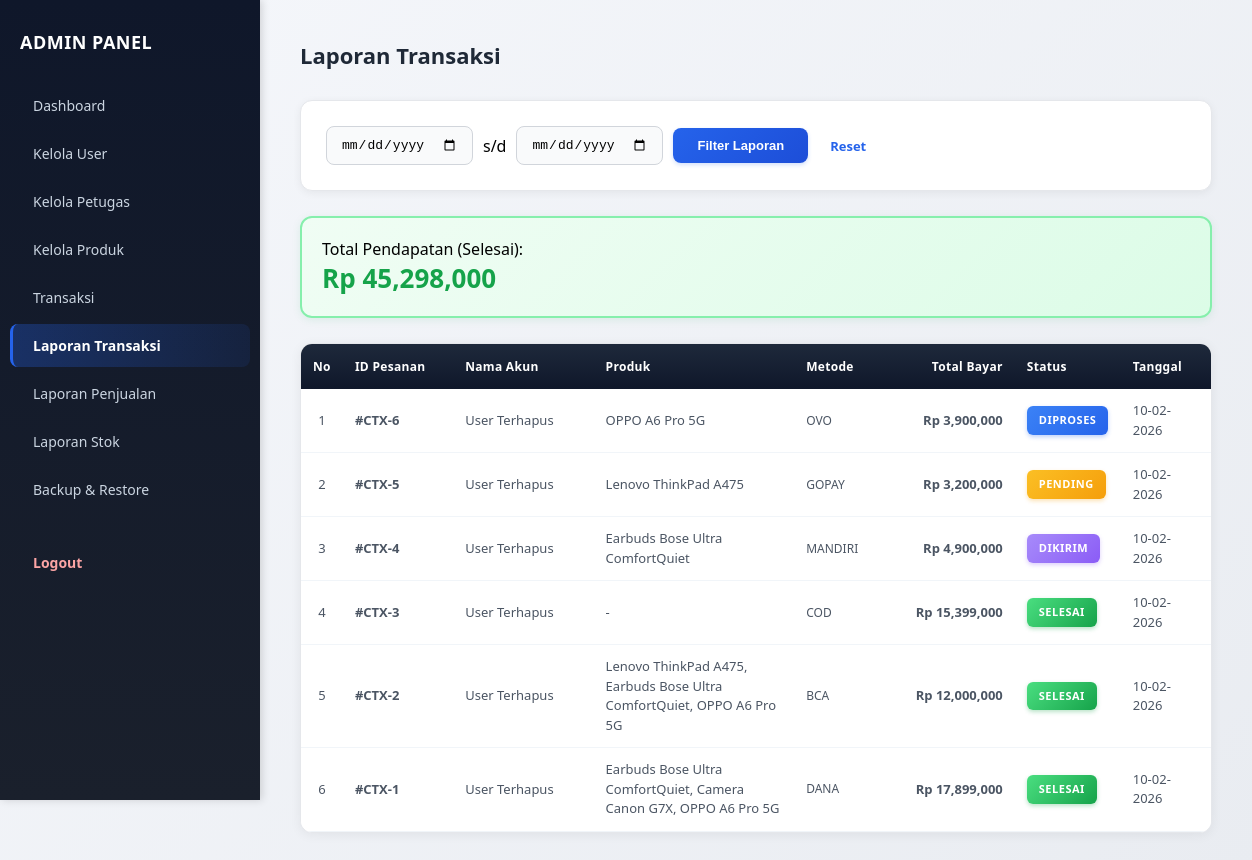
/admin/laporan_transaksi.php (signed in), run on the app's committed database.
### tables this page shows
CREATE TABLE `pesanan` (
  `id` int(11) NOT NULL,
  `user_id` int(11) DEFAULT NULL,
  `nama_penerima` varchar(100) DEFAULT NULL,
  `hp` varchar(20) DEFAULT NULL,
  `alamat` text DEFAULT NULL,
  `metode_bayar` varchar(50) DEFAULT NULL,
  `total_bayar` int(11) DEFAULT NULL,
  `status_pesanan` varchar(20) DEFAULT 'Pending',
  `tanggal_pesan` datetime DEFAULT current_timestamp()
);

### admin/laporan_transaksi.php (the view, shortened to what this page needs)
<?php
include __DIR__ . "/../config/database.php";
$dari   = isset($_GET['dari']) ? $_GET['dari'] : '';
$sampai = isset($_GET['sampai']) ? $_GET['sampai'] : '';
$where_clause = "";
$dataTransaksi = mysqli_query($conn, "SELECT pesanan.*, users.nama AS nama_akun
     FROM pesanan
     LEFT JOIN users ON pesanan.user_id = users.id
     $where_clause
     ORDER BY pesanan.id DESC");
$where_total = "WHERE status_pesanan='Selesai'";
$totalQuery = mysqli_query($conn, "SELECT SUM(total_bayar) AS total_rp FROM pesanan $where_total");
$res_total = mysqli_fetch_assoc($totalQuery);
$pendapatan = $res_total['total_rp'] ?? 0;
?>
<!DOCTYPE html>
<html lang="id">
<head>
</head>
<body>
    <div class="wrapper">
        <div class="sidebar">
            <h2>ADMIN PANEL</h2>
            <a href="dashboard.php">Dashboard</a>
            <a href="user.php">Kelola User</a>
            <a href="petugas.php">Kelola Petugas</a>
            <a href="produk.php">Kelola Produk</a>
            <a href="transaksi.php">Transaksi</a>
            <a href="laporan_transaksi.php" class="active">Laporan Transaksi</a>
            <a href="laporan_penjualan.php">Laporan Penjualan</a>
            <a href="laporan_stok.php">Laporan Stok</a>
            <a href="backup_restore.php">Backup & Restore</a>
            <a href="logout.php" class="logout-btn" onclick="return confirm('Apakah Anda yakin ingin logout?')">
                Logout
            </a>
        </div>
        <div class="content">
            <h1>Laporan Transaksi</h1>
            <div class="card-filter">
                <form method="get" style="display: flex; gap: 10px; align-items: center; flex-wrap: wrap;">
                    <input type="date" name="dari" value="<?= $dari ?>" required>
                    <span>s/d</span>
                    <input type="date" name="sampai" value="<?= $sampai ?>" required>
                    <button type="submit">Filter Laporan</button>
                    <a href="laporan_transaksi.php">Reset</a>
                </form>
            </div>
            <div class="total-box">Total Pendapatan (Selesai): <span>Rp <?= number_format($pendapatan) ?></span></div>
            <div class="table-wrapper">
            <table>
                <thead>
                <tr>
                    <th>No</th>
                    <th>ID Pesanan</th>
                    <th>Nama Akun</th>
                    <th style="width: 200px;">Produk</th>
                    <th>Metode</th>
                    <th style="text-align: right; width: 120px;">Total Bayar</th>
                    <th>Status</th>
                    <th>Tanggal</th>
                </tr>
                </thead>
                <tbody>
                <?php $no = 1;
                while ($t = mysqli_fetch_assoc($dataTransaksi)) :
                    $st_class = strtolower(str_replace(' ', '', $t['status_pesanan'] ?? 'pending'));
                ?>
                    <tr>
                        <td style="width: 40px; text-align: center;"><?= $no++ ?></td>
                        <td style="width: 110px;"><strong>#CTX-<?= $t['id'] ?></strong></td>
                        <td style="width: 140px;"><?= htmlspecialchars($t['nama_akun'] ?? 'User Terhapus') ?></td>
                        <td style="width: 200px; max-width: 200px; word-break: break-word;">
                            <?php
                            $produk_query = mysqli_query($conn, "SELECT produk.nama FROM pesanan_detail
                                LEFT JOIN produk ON pesanan_detail.produk_id = produk.id
                                WHERE pesanan_detail.pesanan_id = '{$t['id']}'\n                                ORDER BY pesanan_detail.id ASC");
                            $produk_list = [];
                            while ($p = mysqli_fetch_assoc($produk_query)) {
                                if ($p['nama']) {
                                    $produk_list[] = $p['nama'];
                                }
                            }
                            if (!empty($produk_list)) {
                                echo implode(', ', $produk_list);
                            } else {
                                echo '-';
                            }
                            ?>
                        </td>
                        <td style="width: 100px; font-size: 12px;"><?= htmlspecialchars($t['metode_bayar'] ?? '-') ?></td>
                        <td style="width: 120px; text-align: right; font-weight: 600;">Rp <?= number_format($t['total_bayar']) ?></td>
                        <td style="width: 100px;"><span class="status <?= $st_class ?>"><?= strtoupper($t['status_pesanan']) ?></span></td>
                        <td style="width: 90px;">
                            <?php
                            if (!empty($t['tanggal_pesan'])) {
                                echo date('d-m-Y', strtotime($t['tanggal_pesan']));
                            } else {
                                echo "-";
                            }
                            ?>
                        </td>
                    </tr>
                <?php endwhile; ?>
                </tbody>
            </table>
            </div>
        </div>
    </div>
</body>
</html>

### admin/laporan_transaksi.php (style rules this page uses)
* { box-sizing: border-box; margin: 0; padding: 0; }
body { font-family: 'Segoe UI', Tahoma, Geneva, Verdana, sans-serif; background: linear-gradient(135deg, #f5f7fb 0%, #e9ecf1 100%); min-height: 100vh; }
.wrapper { display: flex; min-height: 100vh; }
.sidebar { width: 260px; background: linear-gradient(180deg, #0f172a 0%, #1a202c 100%); color: #e2e8f0; padding: 30px 0; box-shadow: 2px 0 8px rgba(0, 0, 0, 0.15); position: fixed; height: 100vh; overflow-y: auto; }
.sidebar h2 { font-size: 18px; font-weight: 700; margin: 0 20px 30px; color: #fff; letter-spacing: 0.5px; }
.sidebar a { display: block; font-size: 14px; font-weight: 500; color: #cbd5e1; text-decoration: none; padding: 12px 20px; margin: 5px 10px; border-radius: 8px; transition: all 0.3s ease; border-left: 3px solid transparent; }
.sidebar a.active { background: linear-gradient(90deg, rgba(37, 99, 235, 0.3), rgba(37, 99, 235, 0.1)); color: #fff; border-left-color: #2563eb; font-weight: 600; }
.sidebar a.logout-btn { color: #fca5a5; font-weight: 600; margin-top: 30px; }
.content { flex: 1; margin-left: 260px; padding: 40px; }
.content h1 { font-size: 22px; font-weight: 700; color: #1f2937; margin-bottom: 30px; }
.card-filter { background: #fff; padding: 25px; border-radius: 12px; box-shadow: 0 2px 8px rgba(0, 0, 0, 0.06); margin-bottom: 25px; display: flex; gap: 15px; align-items: center; flex-wrap: wrap; border: 1px solid #e5e7eb; }
input[type="date"] { padding: 10px 14px; border-radius: 8px; border: 1px solid #d1d5db; font-size: 13px; font-weight: 500; transition: all 0.3s ease; background: #f9fafb; }
.card-filter button { padding: 10px 24px; border-radius: 8px; border: none; background: linear-gradient(135deg, #2563eb 0%, #1d4ed8 100%); color: #fff; font-size: 13px; font-weight: 600; cursor: pointer; transition: all 0.3s ease; box-shadow: 0 2px 4px rgba(37, 99, 235, 0.2); }
.card-filter a { color: #2563eb; text-decoration: none; font-size: 13px; font-weight: 600; transition: all 0.3s ease; padding: 8px 12px; border-radius: 6px; }
.total-box { background: linear-gradient(135deg, #f0fdf4 0%, #dcfce7 100%); padding: 20px; border-radius: 12px; border: 2px solid #86efac; margin-bottom: 25px; box-shadow: 0 2px 8px rgba(22, 163, 74, 0.1); }
.total-box span { display: block; color: #16a34a; font-size: 26px; font-weight: 700; }
.table-wrapper { background: #fff; border-radius: 12px; box-shadow: 0 2px 12px rgba(0, 0, 0, 0.06); overflow-x: auto; border: 1px solid #e5e7eb; }
table { width: 100%; border-collapse: collapse; background: #fff; min-width: 900px; }
th { background: linear-gradient(180deg, #1e293b 0%, #0f172a 100%); color: #fff; font-weight: 700; font-size: 12px; padding: 14px 12px; text-align: left; white-space: nowrap; position: sticky; top: 0; letter-spacing: 0.3px; }
td { padding: 12px; border-bottom: 1px solid #f1f5f9; font-size: 13px; color: #4b5563; line-height: 1.5; }
tbody tr { transition: all 0.2s ease; }
.status { padding: 6px 12px; border-radius: 6px; font-size: 11px; font-weight: 700; color: #fff; display: inline-block; text-transform: uppercase; letter-spacing: 0.5px; }
.pending { background: linear-gradient(135deg, #fbbf24 0%, #f59e0b 100%); box-shadow: 0 2px 4px rgba(245, 158, 11, 0.3); }
.diproses { background: linear-gradient(135deg, #3b82f6 0%, #2563eb 100%); box-shadow: 0 2px 4px rgba(37, 99, 235, 0.3); }
.dikirim { background: linear-gradient(135deg, #a78bfa 0%, #8b5cf6 100%); box-shadow: 0 2px 4px rgba(139, 92, 246, 0.3); }
.selesai { background: linear-gradient(135deg, #4ade80 0%, #16a34a 100%); box-shadow: 0 2px 4px rgba(22, 163, 74, 0.3); }
button { transition: all 0.3s ease; }

### data on the page
pesanan: id "6", nama_akun "User Terhapus", produk_list "OPPO A6 Pro 5G", metode_bayar "OVO", total_bayar "3,900,000", status_pesanan "DIPROSES", tanggal_pesan "10-02-2026"
pesanan: id "5", nama_akun "User Terhapus", produk_list "Lenovo ThinkPad A475", metode_bayar "GOPAY", total_bayar "3,200,000", status_pesanan "PENDING", tanggal_pesan "10-02-2026"
pesanan: id "4", nama_akun "User Terhapus", produk_list "Earbuds Bose Ultra ComfortQuiet", metode_bayar "MANDIRI", total_bayar "4,900,000", status_pesanan "DIKIRIM", tanggal_pesan "10-02-2026"
pesanan: id "3", nama_akun "User Terhapus", metode_bayar "COD", total_bayar "15,399,000", status_pesanan "SELESAI", tanggal_pesan "10-02-2026"
pesanan: id "2", nama_akun "User Terhapus", produk_list "Lenovo ThinkPad A475, Earbuds Bose Ultra ComfortQuiet, OPPO A6 Pro 5G", metode_bayar "BCA", total_bayar "12,000,000", status_pesanan "SELESAI", tanggal_pesan "10-02-2026"
pesanan: id "1", nama_akun "User Terhapus", produk_list "Earbuds Bose Ultra ComfortQuiet, Camera Canon G7X, OPPO A6 Pro 5G", metode_bayar "DANA", total_bayar "17,899,000", status_pesanan "SELESAI", tanggal_pesan "10-02-2026"

### other printed values
$pendapatan "45,298,000"
